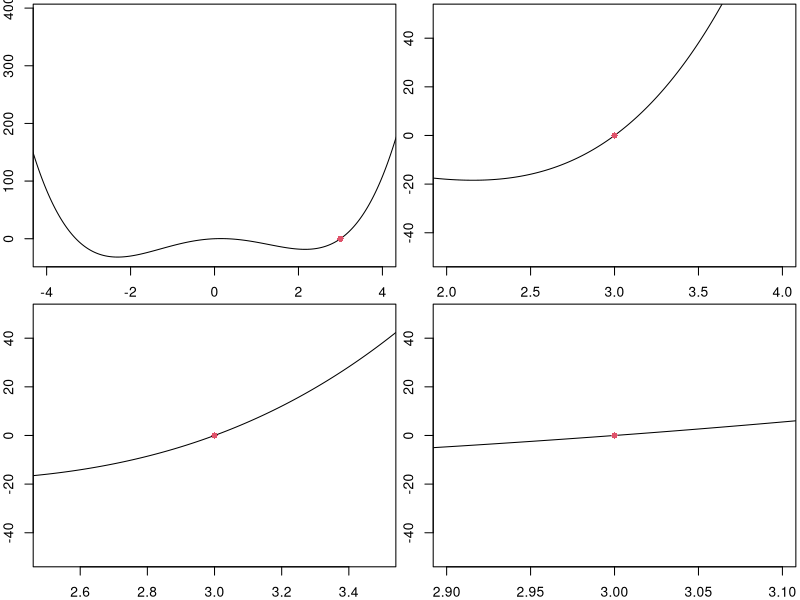
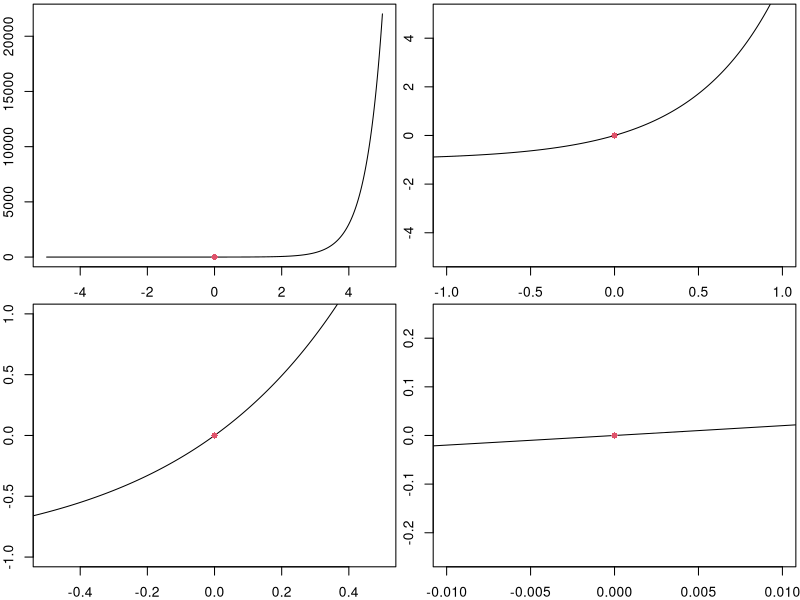
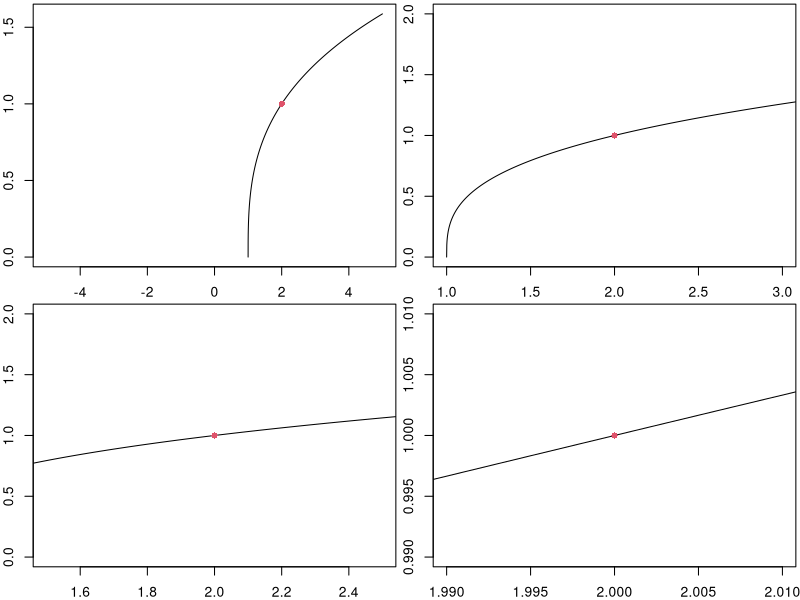
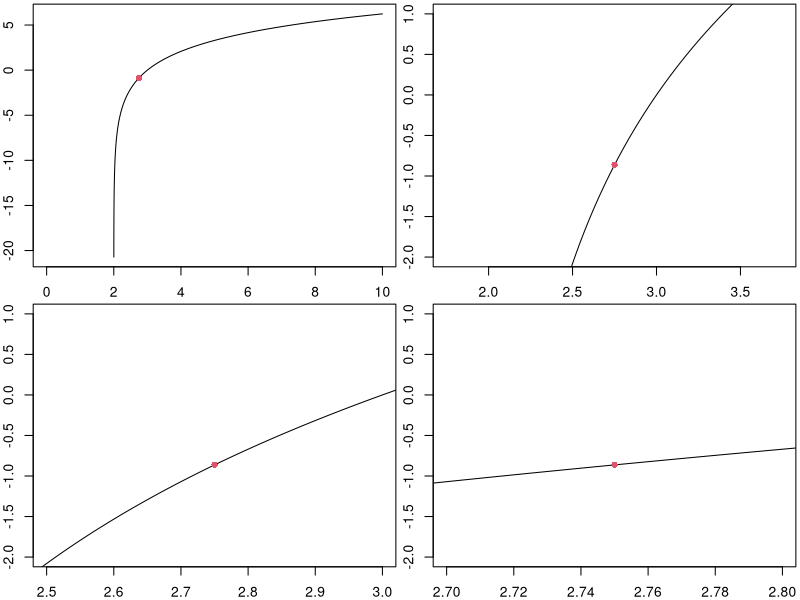
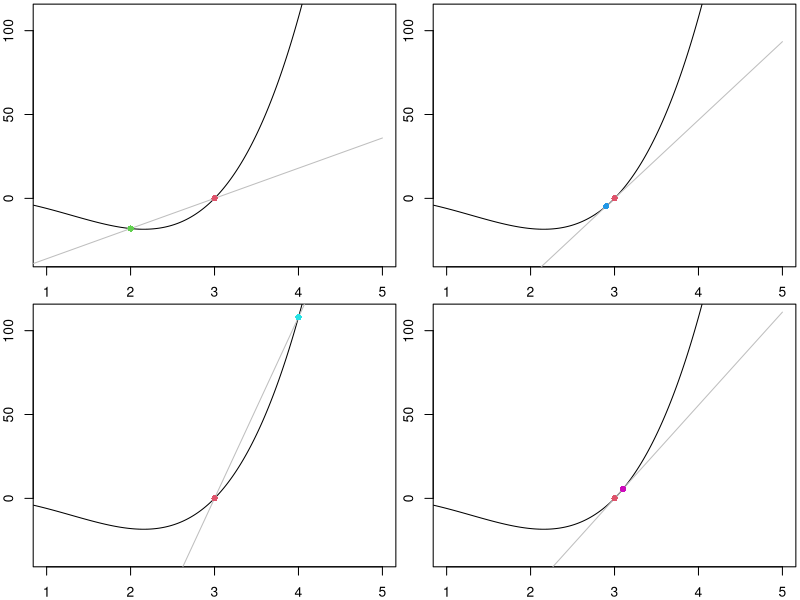
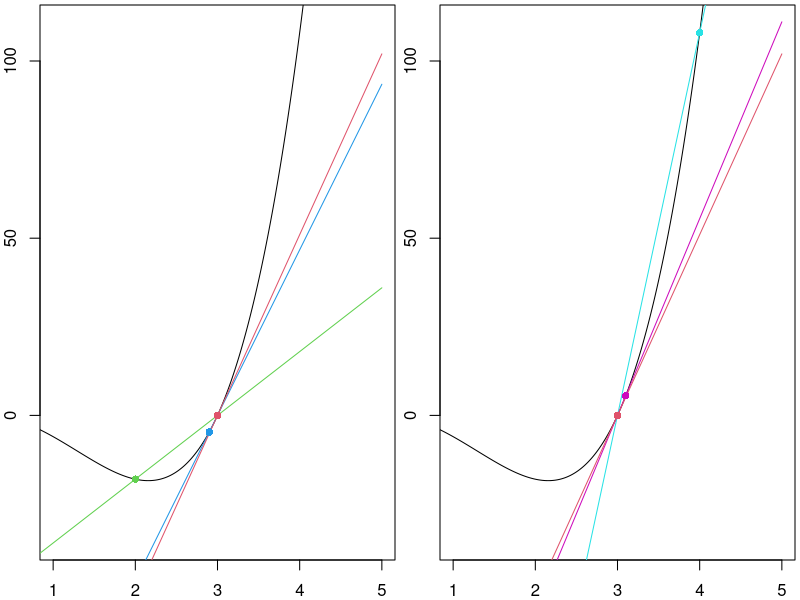
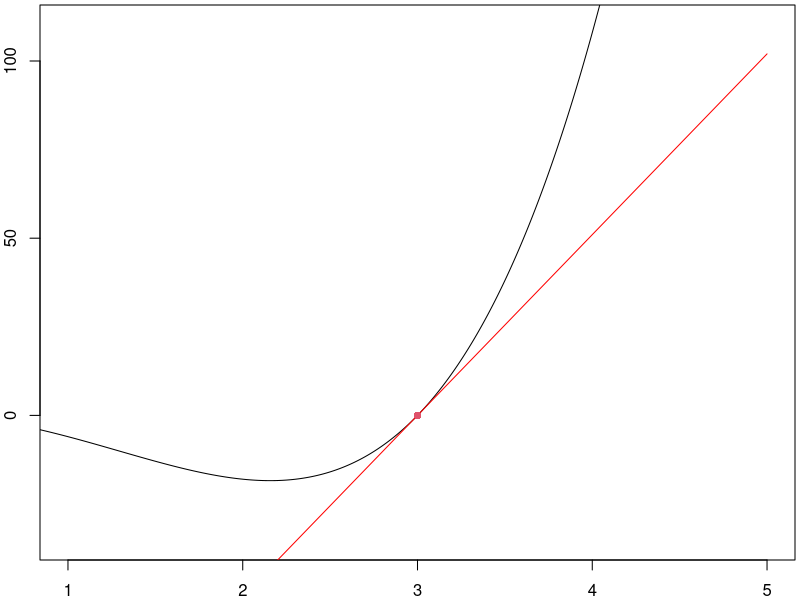

These charts were generated, in order, by the following R code:
f1 <- function(x){x^4 -10*x^2 +3*x}
f2  <- function(x){exp(2*x)-1}
f3 <- function(x){(x-1)^(1/3)}
f4 <- function(x){3*log(x-2)}
#f5  <- function(x){cos(x)}
#f6 <- function(x){abs(x)}


x <- seq(-5,5,1e-3)

#Linearization Intro
#f_1(x) at (3,0)
y1 <- f1(x)
par(mfrow=c(2,2),mar=c(2,2,0.25,0.25))
plot(x,y1,type='l',xlim=c(-4,4))
points(3,f1(3),pch=16,col=2)
plot(x,y1,type='l',xlim=c(2,4),ylim=c(-50,50))
points(3,f1(3),pch=16,col=2)
plot(x,y1,type='l',xlim=c(2.5,3.5),ylim=c(-50,50))
points(3,f1(3),pch=16,col=2)
plot(x,y1,type='l',xlim=c(2.9,3.1),ylim=c(-50,50))
points(3,f1(3),pch=16,col=2)


#f_2(x) at (0,0)
y2 <- f2(x)
par(mfrow=c(2,2),mar=c(2,2,0.25,0.25))
plot(x,y2,type='l',xlim=c(-5,5))
points(0,f2(0),pch=16,col=2)
plot(x,y2,type='l',xlim=c(-1,1),ylim=c(-5,5))
points(0,f2(0),pch=16,col=2)
plot(x,y2,type='l',xlim=c(-0.5,0.5),ylim=c(-1,1))
points(0,f2(0),pch=16,col=2)
plot(x,y2,type='l',xlim=c(-0.01,0.01),ylim=c(-0.25,0.25))
points(0,f2(0),pch=16,col=2)

#f_3(x) at (2,1)
x3 <- seq(0,5,1e-3)
y3 <- f3(x3)
par(mfrow=c(2,2),mar=c(2,2,0.25,0.25))
plot(x3,y3,type='l',xlim=c(-5,5))
points(2,f3(2),pch=16,col=2)
plot(x3,y3,type='l',xlim=c(1,3),ylim=c(0,2))
points(2,f3(2),pch=16,col=2)
plot(x3,y3,type='l',xlim=c(1.5,2.5),ylim=c(0,2))
points(2,f3(2),pch=16,col=2)
plot(x3,y3,type='l',xlim=c(1.99,2.01),ylim=c(0.99,1.01))
points(2,f3(2),pch=16,col=2)


#f_4(x) at (2.75,3*ln(0.75))
x4 <- seq(2,10,1e-3)
y4 <- f4(x4)
par(mfrow=c(2,2),mar=c(2,2,0.25,0.25))
plot(x4,y4,type='l',xlim=c(0,10))
points(2.75,f4(2.75),pch=16,col=2)
plot(x4,y4,type='l',xlim=c(1.75,3.75),ylim=c(-2,1))
points(2.75,f4(2.75),pch=16,col=2)
plot(x4,y4,type='l',xlim=c(2.5,3),ylim=c(-2,1))
points(2.75,f4(2.75),pch=16,col=2)
plot(x4,y4,type='l',xlim=c(2.7,2.8),ylim=c(-2,1))
points(2.75,f4(2.75),pch=16,col=2)

x <- c(2,2.5,2.9,2.99,2.999,3,3.001,3.01,3.1,3.5,4)
y <- f1(x)
x0 <- 3
y0 <- f1(3)
slopes <- (y-y0)/(x-x0)
slopes

ps.line <- function(x,x1,y1,m){m*(x-x1)+y1}
der.f1 <- function(x){4*x^3 - 20*x + 3}

x.in <- seq(-5,5,1e-3)
out <- f1(x.in)
par(mfrow=c(2,2),mar=c(2,2,0.25,0.25))
plot(x.in,out,type='l',xlim=c(1,5),ylim=c(-35,110))
lines(x.in,ps.line(x.in,x0,y0,slopes[1]),col='gray')
points(3,f1(3),pch=16,col=2)
points(x[1],f1(x[1]),pch=16,col=3)

plot(x.in,out,type='l',xlim=c(1,5),ylim=c(-35,110))
lines(x.in,ps.line(x.in,x0,y0,slopes[3]),col='gray')
points(3,f1(3),pch=16,col=2)
points(x[3],f1(x[3]),pch=16,col=4)

plot(x.in,out,type='l',xlim=c(1,5),ylim=c(-35,110))
lines(x.in,ps.line(x.in,x0,y0,slopes[11]),col='gray')
points(3,f1(3),pch=16,col=2)
points(x[11],f1(x[11]),pch=16,col=5)

plot(x.in,out,type='l',xlim=c(1,5),ylim=c(-35,110))
lines(x.in,ps.line(x.in,x0,y0,slopes[9]),col='gray')
points(3,f1(3),pch=16,col=2)
points(x[9],f1(x[9]),pch=16,col=6)


par(mfrow=c(1,2),mar=c(2,2,0.25,0.25))
plot(x.in,out,type='l',xlim=c(1,5),ylim=c(-35,110))
lines(x.in,ps.line(x.in,x0,y0,slopes[1]),col=3)
lines(x.in,ps.line(x.in,x0,y0,slopes[3]),col=4)
lines(x.in,ps.line(x.in,x0,y0,der.f1(x0)),col=2)
points(3,f1(3),pch=16,col=2)
points(x[1],f1(x[1]),pch=16,col=3)
points(x[3],f1(x[3]),pch=16,col=4)

plot(x.in,out,type='l',xlim=c(1,5),ylim=c(-35,110))
lines(x.in,ps.line(x.in,x0,y0,slopes[11]),col=5)
lines(x.in,ps.line(x.in,x0,y0,slopes[9]),col=6)
lines(x.in,ps.line(x.in,x0,y0,der.f1(x0)),col=2)
points(3,f1(3),pch=16,col=2)
points(x[11],f1(x[11]),pch=16,col=5)
points(x[9],f1(x[9]),pch=16,col=6)



par(mfrow=c(1,1),mar=c(2,2,0.25,0.25))
plot(x.in,out,type='l',xlim=c(1,5),ylim=c(-35,110))
lines(x.in,ps.line(x.in,x0,y0,der.f1(x0)),col='red')
points(3,f1(3),pch=16,col=2)
